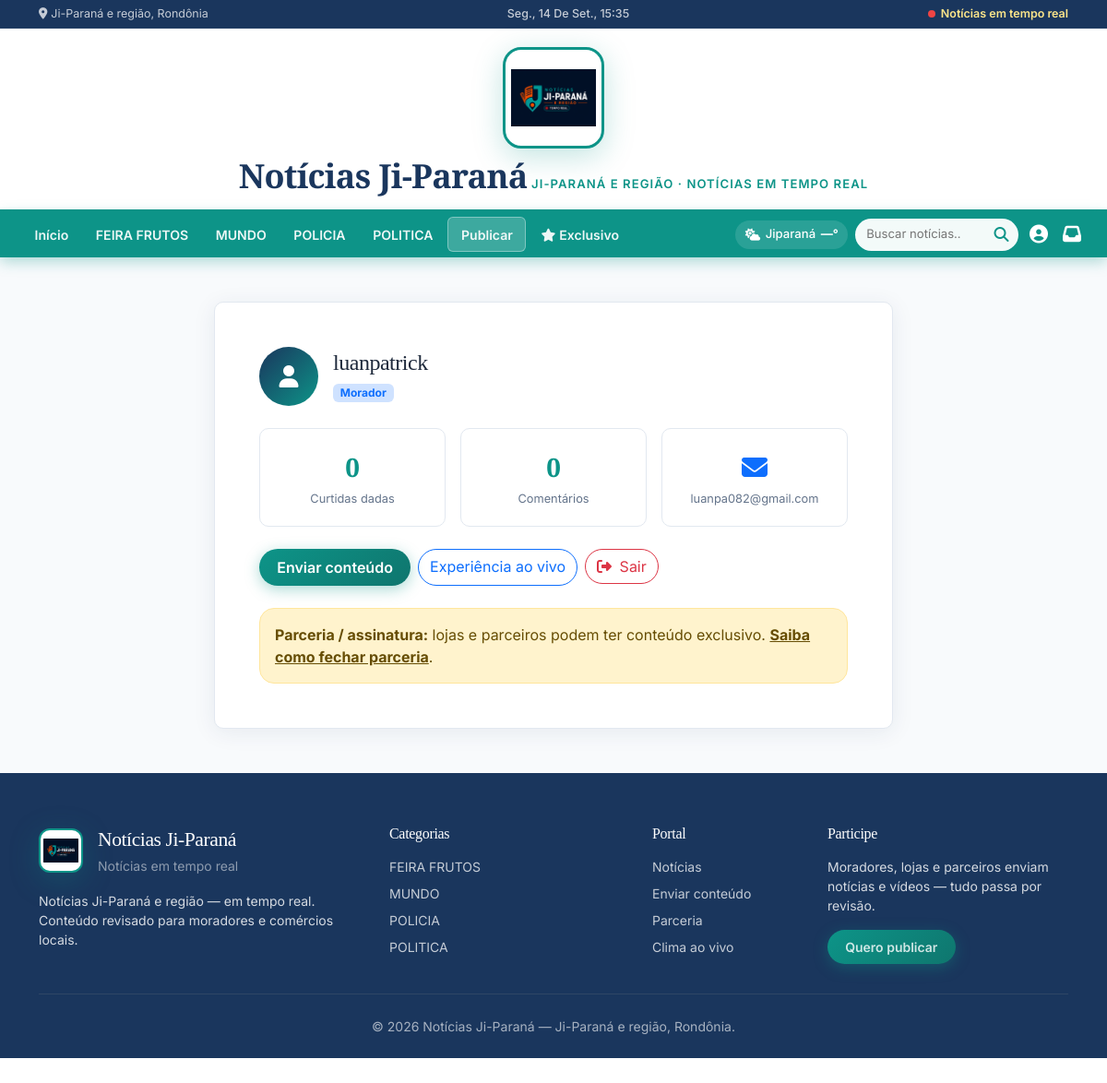
/conta/ (signed in), run on an earlier commit of the app's database.
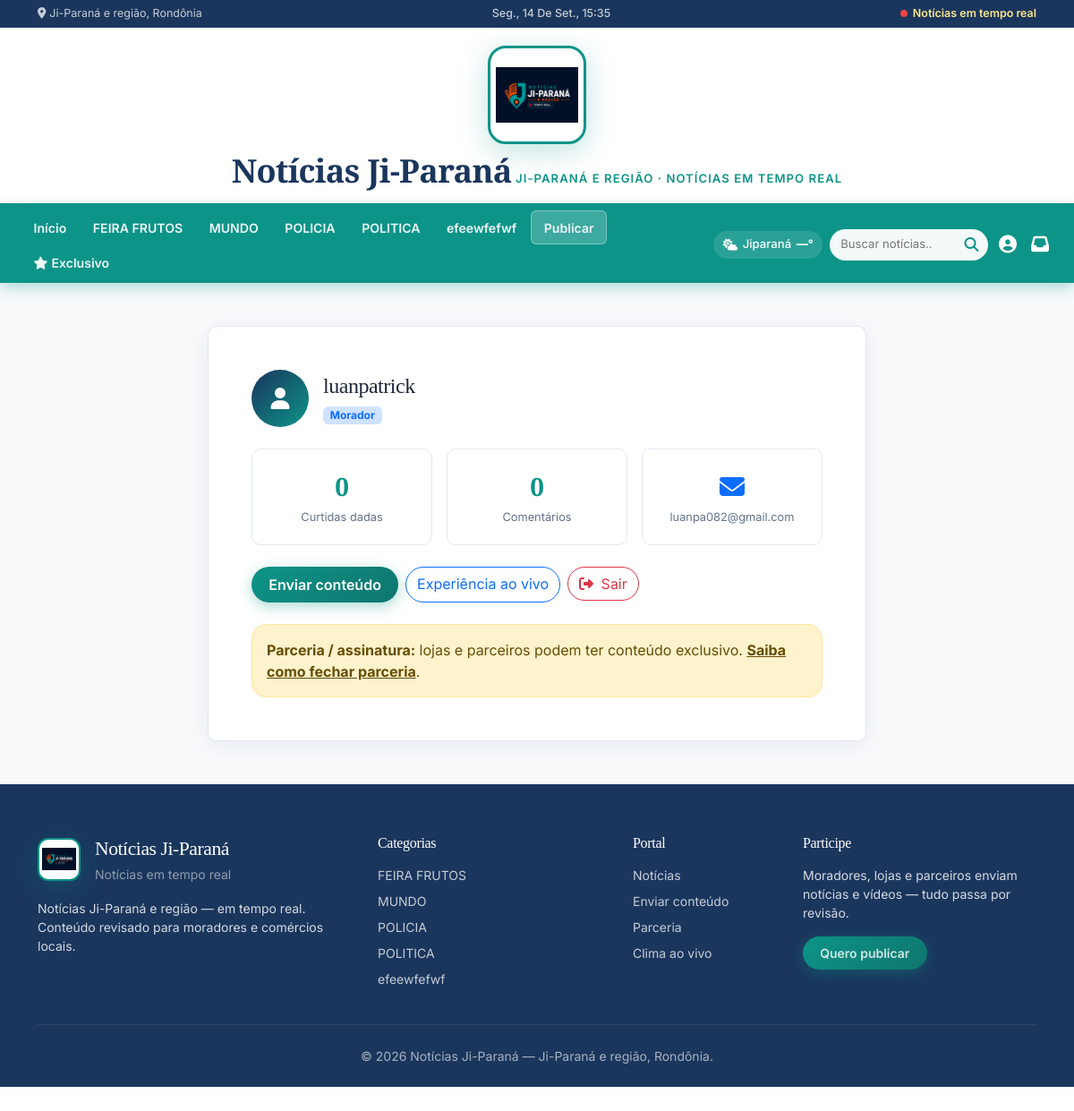
And on a later commit of the database.
### noticias/models.py (models this page shows, shortened)
class Categoria(models.Model):
    nome = models.CharField(max_length=100)
    slug = models.SlugField(unique=True, blank=True)

### noticias/views_auth.py (the view)
# urls.py: path('conta/', MinhaContaView.as_view(), name='conta'),
class MinhaContaView(LoginRequiredMixin, TemplateView):
    template_name = 'noticias/conta.html'
    login_url = reverse_lazy('entrar')
    def get_context_data(self, **kwargs):
        context = super().get_context_data(**kwargs)
        perfil, _ = Perfil.objects.get_or_create(usuario=self.request.user)
        context['perfil'] = perfil
        context['comentarios_count'] = self.request.user.comentarios.count()
        context['curtidas_count'] = self.request.user.curtidas.count()
        return context

### noticias/models.py (called while the page is built)
    @property
    def tem_conteudo(self):
        return self.ativo and (bool(self.codigo_html.strip()) or self.imagem)

    @property
    def badge_label(self):
        if self.is_assinante:
            return 'Assinante'
        if self.tipo_conta == 'loja':
            return 'Loja parceira'
        return 'Morador'

### noticias/templatetags/portal_extras.py (called while the page is built)
@register.inclusion_tag('noticias/partials/ad_slot.html')
def ad_slot(slot):
    cache_key = f'anuncio_{slot}'
    anuncio = cache.get(cache_key)
    if anuncio is None:
        try:
            anuncio = Anuncio.objects.get(slot=slot)
        except Anuncio.DoesNotExist:
            anuncio = None
        cache.set(cache_key, anuncio, 120)
    return {'anuncio': anuncio, 'slot': slot}

### noticias/templates/noticias/conta.html (shortened to what this page needs)
{% extends "noticias/base.html" %}
{% block content %}
<div class="row justify-content-center">
    <div class="col-lg-8">
        <div class="glass-card p-4 p-lg-5">
            <div class="d-flex flex-wrap align-items-center gap-3 mb-4">
                <div class="account-avatar">
                    <i class="fas fa-user"></i>
                </div>
                <div>
                    <h1 class="display-font h4 mb-1">{{ user.get_full_name|default:user.username }}</h1>
                    <span class="badge bg-primary-subtle text-primary">{{ perfil.badge_label }}</span>
                </div>
            </div>
            <div class="row g-3 mb-4">
                <div class="col-6 col-md-4">
                    <div class="stat-box">
                        <div class="num">{{ curtidas_count }}</div>
                        <div class="lbl">Curtidas dadas</div>
                    </div>
                </div>
                <div class="col-6 col-md-4">
                    <div class="stat-box">
                        <div class="num">{{ comentarios_count }}</div>
                        <div class="lbl">Comentários</div>
                    </div>
                </div>
                <div class="col-12 col-md-4">
                    <div class="stat-box">
                        <div class="num"><i class="fas fa-envelope text-primary"></i></div>
                        <div class="lbl small">{{ user.email }}</div>
                    </div>
                </div>
            </div>
            <div class="d-flex flex-wrap gap-2">
                <a href="{% url 'contribuir' %}" class="btn btn-contribuir rounded-pill">Enviar conteúdo</a>
                <a href="{% url 'experiencia' %}" class="btn btn-outline-primary rounded-pill">Experiência ao vivo</a>
                {% include "noticias/partials/logout_form.html" with btn_class="btn btn-outline-danger rounded-pill" %}
            </div>
            {% if not perfil.is_assinante %}
            <div class="alert alert-warning rounded-4 mt-4 mb-0">
                <strong>Parceria / assinatura:</strong> lojas e parceiros podem ter conteúdo exclusivo.
                <a href="{% url 'parceria' %}" class="alert-link">Saiba como fechar parceria</a>.
            </div>
            {% else %}
            <div class="alert alert-success rounded-4 mt-4 mb-0">
                <i class="fas fa-check-circle me-2"></i>Você tem acesso de <strong>assinante parceiro</strong>.
            </div>
            {% endif %}
        </div>
    </div>
</div>
{% endblock %}

### noticias/templates/noticias/base.html (shortened to what the changed rows need)
{% load static portal_extras %}
<!DOCTYPE html>
<html lang="pt-br" data-bs-theme="light">
<head>
    <meta property="og:image" content="{% block og_image %}{{ request.scheme }}://{{ request.get_host }}{% load static %}{% static site_logo %}{% endblock %}">
    <link href="https://cdn.jsdelivr.net/npm/bootstrap@5.3.2/dist/css/bootstrap.min.css" rel="stylesheet">
    <link rel="stylesheet" href="https://cdnjs.cloudflare.com/ajax/libs/font-awesome/6.4.0/css/all.min.css">
    <link rel="stylesheet" href="{% static 'css/portal.css' %}">
</head>
<body class="{% block body_class %}{% endblock %} has-mobile-nav">
    <nav class="cat-nav sticky-top" aria-label="Categorias">
        <div class="container-fluid px-lg-4">
            <div class="cat-nav__row">
                <div class="collapse cat-nav__collapse show" id="catNavMenu">
                    <ul class="cat-nav__list">
                        {% for cat in nav_categorias %}
                        <li>
                            <a href="{% url 'noticias_por_categoria' cat.slug %}" class="cat-nav__link">{{ cat.nome }}</a>
                        </li>
                        {% endfor %}
                    </ul>
                </div>
            </div>
        </div>
    </nav>
    <main class="site-main">
        <div class="container my-4 my-lg-5">
            {% block content %}{% endblock %}
        </div>
    </main>
    <footer class="site-footer">
        <div class="container">
            <div class="row g-4">
                <div class="col-lg-3">
                    <ul class="list-unstyled small footer-links">
                        {% for cat in nav_categorias %}
                        <li class="mb-2"><a href="{% url 'noticias_por_categoria' cat.slug %}">{{ cat.nome }}</a></li>
                        {% endfor %}
                    </ul>
                </div>
            </div>
        </div>
    </footer>
</body>
</html>

What changed in the data, as far as the page shows it:
added Categoria: nome "efeewfefwf"
